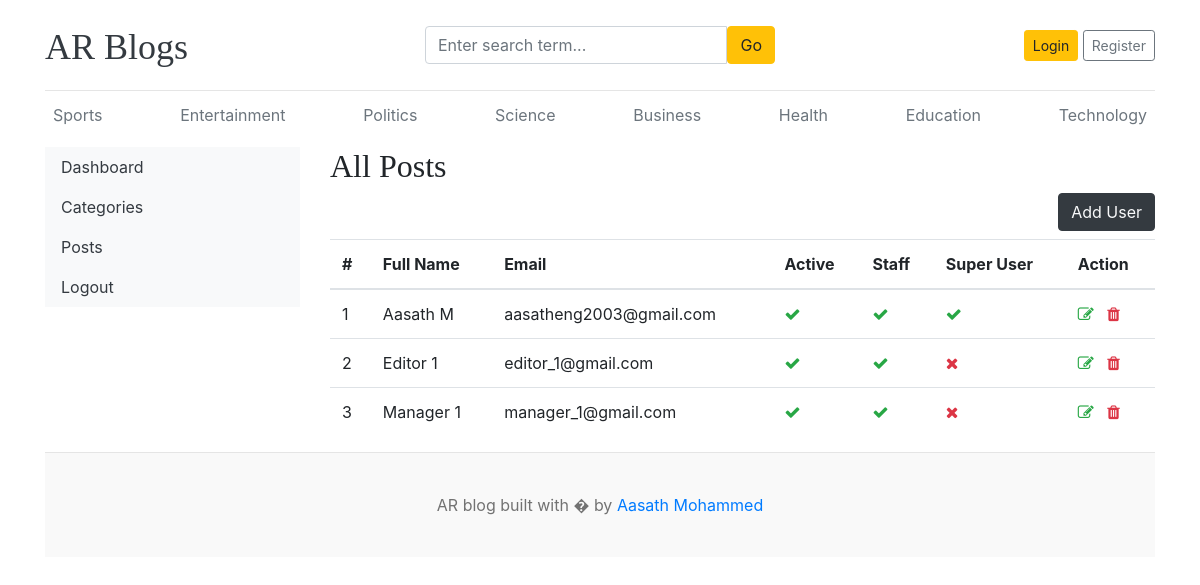
The page /dashboard/users/ on the database its author committed.
### blogs/models.py (models this page shows, shortened)
class Category(models.Model):
  category_name = models.CharField(max_length=50, unique=True)
  created_at = models.DateTimeField(auto_now_add=True)
  updated_at = models.DateTimeField(auto_now=True)
  class Meta:
    verbose_name = 'category'
    verbose_name_plural = 'categories'

### dashboard/views.py (the view)
# urls.py: path('users/', views.user, name = 'user'),
def user(request):
  users = User.objects.all()
  context = {
    'users': users,
  }
  return render(request, 'dashboard/user.html',context )

### about/context_processor.py (called while the page is built)
def get_link(request):
  links = Links.objects.all()
  return dict(links=links)

### blogs/context_processor.py (called while the page is built)
def get_category(request):
  categories = Category.objects.all()
  return dict(categories=categories)

### templates/Dashboard/user.html (shortened to what this page needs)
{% extends 'base.html' %}
{% block content %}
<div class="row">
    {% include 'dashboard/sidebar.html' %}
    <div class="col-md-9">
        <h2>All Posts</h2>
        <a href="{% url 'add_user' %}" class="btn btn-dark text-light float-right mb-2">Add User</a>
        <table class="table table-hover">
            <thead>
              <tr>
                <th>#</th>
                <th>Full Name</th>
                <th>Email</th>
                <th>Active</th>
                <th>Staff</th>
                <th>Super User</th>
                <th>Action</th>
              </tr>
            </thead>
            <tbody>
            {% for user in users %}
              <tr>
                <td>{{ forloop.counter }}</td>
                <td>{{ user.first_name }} {{user.last_name}}</td>
                <td>{{ user.email }}</td>
                <td>{% if user.is_active %}<i class="fa fa-check text-success"></i>{% else %}<i class="fa fa-times text-danger"></i>{% endif %}</td>
                <td>{% if user.is_staff %}<i class="fa fa-check text-success"></i>{% else %}<i class="fa fa-times text-danger"></i>{% endif %}</td>
                <td>{% if user.is_superuser %}<i class="fa fa-check text-success"></i>{% else %}<i class="fa fa-times text-danger"></i>{% endif %}</td>
                <td>
                    <a href="{% url 'edit_user' user.id %}"><i class="fa fa-edit text-success"></i></a>
                    <a href="{% url 'delete_user' user.id %}"><i class="fa fa-trash text-danger"></i></a>
                </td>
              </tr>
            {% endfor %}
            </tbody>
          </table>
    </div>
</div>
{% endblock %}

### templates/base.html (shortened to what this page needs)
{% load static %}
<!DOCTYPE html>
<html lang="en">
<head>
    <link href="https://getbootstrap.com/docs/4.0/dist/css/bootstrap.min.css" rel="stylesheet">
    <link href="{% static 'css/blog.css' %}" rel="stylesheet">
    <link rel="stylesheet" href="https://cdnjs.cloudflare.com/ajax/libs/font-awesome/4.7.0/css/font-awesome.min.css">
  </head>
<body>
    <div class="container">
      <header class="blog-header py-3">
        <div class="row flex-nowrap justify-content-between align-items-center">
          <div class="col-4 pt-1">
            <a class="blog-header-logo text-dark" href="/">AR Blogs </a>
          </div>
           <div class="col-4">
            <form action="{% url 'search' %}" method="GET">
              <div class="input-group">
                <input class="form-control" type="text" name="keyword" value="{{keyword}}" placeholder="Enter search term..." aria-label="Enter search term..." aria-describedby="button-search" />
                <button type="submit" class="btn btn-warning" id="button-search" type="button">Go</button>
            </div>
            </form>
          </div>
          <div class="col-4 d-flex justify-content-end align-items-center">
          {% if not user.is_authenticated %}
            <a class="btn btn-sm btn-warning" href="{% url 'login'%}">Login</a> &nbsp;
            <a class="btn btn-sm btn-outline-secondary" href="{% url 'register'%}">Register</a>
          {% else %}
            <a class="btn btn-sm " href="{%url 'dashboard'%}">Dashboard</a> &nbsp;
            <a class="btn btn-sm btn-warning" href="{% url 'logout'%}">Logout</a> &nbsp;
          {% endif %}
          </div>
        </div>
      </header>
          <div class="nav-scroller py-1 mb-2">
        <nav class="nav d-flex justify-content-between">
          {% for category in categories %}
          <a class="p-2 text-muted" href="{% url 'post_by_category' category.id %}">{{category.category_name}}</a>
          {% endfor %}
        </nav>
      </div>
{% block content%}{% endblock %}
<footer class="blog-footer">
  <p>AR blog built with � by <a href="#">Aasath Mohammed</a></p>
</footer>
</body>
</html>

### blog_main/static/css/blog.css (style rules this page uses)
.blog-header { border-bottom: 1px solid #e5e5e5; }
.blog-header-logo { font-family: "Playfair Display", Georgia, "Times New Roman", serif; font-size: 2.25rem; }
h1, h2, h3, h4, h5, h6 { font-family: "Playfair Display", Georgia, "Times New Roman", serif; }
.blog-footer { padding: 2.5rem 0; color: #727272; text-align: center; background-color: #f9f9f9; border-top: .05rem solid #e5e5e5; }
.blog-footer p:last-child { margin-bottom: 0; }

### rows shown on the page
Category: category_name "Sports"
Category: category_name "Entertainment"
Category: category_name "Politics"
Category: category_name "Science"
Category: category_name "Business"
Category: category_name "Health"
Category: category_name "Education"
Category: category_name "Technology"

### other values the page prints
{{ user.first_name }} "Aasath"
{{ user.last_name }} "M"
{{ user.email }} "aasatheng2003@gmail.com"
{{ user.first_name }} "Editor"
{{ user.last_name }} "1"
{{ user.email }} "editor_1@gmail.com"
{{ user.first_name }} "Manager"
{{ user.email }} "manager_1@gmail.com"
